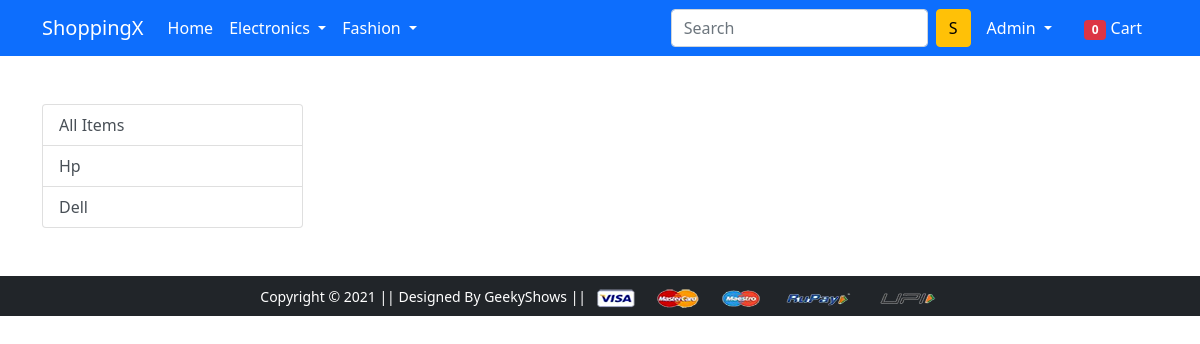
Page /laptop/ (signed in) on the earlier database version.
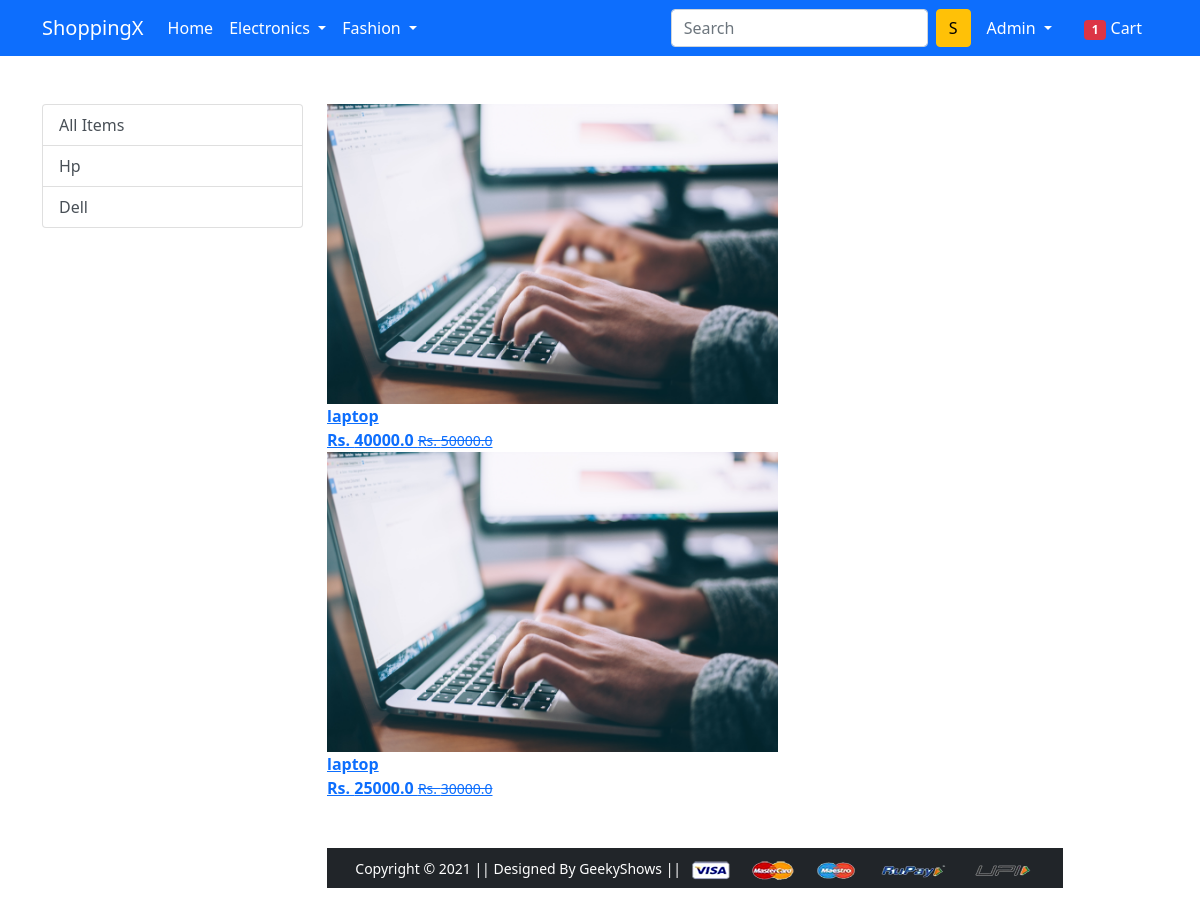
Same page on the later database version.
### app/models.py (models this page shows, shortened)
class Product(models.Model):
    title = models.CharField(max_length=50)
    description = models.CharField(max_length=200)
    selling_price = models.FloatField()
    discounted_price = models.FloatField()
    brand = models.CharField(max_length=100)
    category = models.CharField(choices = CATEGORY_CHOICES,max_length=2)
    product_image = models.ImageField(upload_to='producting')

### app/views.py (the view)
# urls.py: path('laptop/', views.laptop_View.as_view(), name='laptop'),
@method_decorator(login_required, name='dispatch')
class laptop_View(View):
    def get(self, request, data=None):
        totalitem = 0
        if request.user.is_authenticated:
            totalitem = len(Cart.objects.filter(user=request.user))
        if data == None:
            product_laptop = Product.objects.filter(category='L')
        elif data == 'Hp' or data == 'Dell':
            product_laptop = Product.objects.filter(
                category='L').filter(brand=data)
        return render(request, 'app/laptop.html', {'product_laptop': product_laptop,'totalitem':totalitem})

### app/templates/app/laptop.html (shortened to what this page needs)
{% extends 'app/base.html' %}
{% load static %}
{% block main-content %}
<div class="container my-5">
    <div class="row">
        <div class="col-sm-3">
            <div class="list-group">
                <a href="{% url 'laptop' %}" class="list-group-item list-group-item-action" aria-current="true">
                    All Items
                </a>
                <a href="{% url 'laptopdata' 'Hp' %}" class="list-group-item list-group-item-action"
                    aria-current="true">Hp</a>
                <a href="{% url 'laptopdata' 'Dell' %}" class="list-group-item list-group-item-action"
                    aria-current="true">Dell</a>
            </div>
        </div>
        <div class='col-sm-8'>
            <div class="'row">
                {% for product in product_laptop %}
                <div class="'col-sm-4 text mb-4">
                    <a href="{% url 'product-detail' product.id}" class="'btn">
                        <div class="'item">
                            <img src='{{product.product_image.url}}' alt="" height="300"  class="">
                            <div class="fw-bold">{{product.title}}</div>
                            <div class="fw-bold">Rs. {{product.discounted_price}}
                                <small class="fw-light text-decoration-line-through">Rs.
                                    {{product.selling_price}}</small>
                            </div>
                    </a>
                </div>
            </div>
        </div>
    </div>
    {% endblock main-content %}

### app/templates/app/base.html (shortened to what this page needs)
<!doctype html>
{% load static %}
<html lang="en">
  <head>
    <link href="https://cdn.jsdelivr.net/npm/bootstrap@5.0.0-beta1/dist/css/bootstrap.min.css" rel="stylesheet">
    <link rel="stylesheet" href="{% static 'app/css/owl.carousel.min.css' %}">
    <link rel="stylesheet" href="{% static 'app/css/all.min.css' %}">
    <link rel="stylesheet" href="{% static 'app/css/style.css' %}">
  </head>
  <body>
    <nav class="navbar navbar-expand-lg navbar-dark bg-primary">
     <div class="container">
       <a class="navbar-brand" href="/">ShoppingX</a>
       <div class="collapse navbar-collapse" id="navbarSupportedContent">
         <ul class="navbar-nav me-auto mb-2 mb-lg-0">
           <li class="nav-item">
             <a class="nav-link active" aria-current="page" href="/">Home</a>
           </li>
           <li class="nav-item dropdown">
             <a class="nav-link dropdown-toggle text-white" href="#" id="electronicsDropdown" role="button" data-bs-toggle="dropdown" aria-expanded="false">
               Electronics
             </a>
           </li>
           <li class="nav-item dropdown">
             <a class="nav-link dropdown-toggle text-white" href="#" id="fashionDropdown" role="button" data-bs-toggle="dropdown" aria-expanded="false">
               Fashion
             </a>
           </li>
         </ul>
         <form class="d-flex">
           <input class="form-control me-2" type="search" placeholder="Search" aria-label="Search">
           <button class="btn btn-warning" type="submit">S</button>
         </form>
         <div>
          <ul class="navbar-nav me-auto mb-2 mb-lg-0">
            {% if request.user.is_authenticated %}
           <li class="nav-item dropdown mx-2">
              <a class="nav-link dropdown-toggle text-white" href="#" id="profileDropdown" role="button" data-bs-toggle="dropdown" aria-expanded="false">
                {{user|capfirst}}
              </a>
            </li>
            <li class="nav-item mx-2">
             <a href="{% url 'cart' %}" class="nav-link text-white"><span class="badge bg-danger">{{totalitem}}</span> Cart </a>
            </li>
            {% endif %}
          </ul>
         </div>
       </div>
     </div>
    </nav>
    {% block main-content %} {% endblock main-content %}
    <footer class="container-fluid bg-dark text-center p-2 mt-5">
        <small class="text-white">Copyright &copy; 2021 || Designed By GeekyShows || </small>
        <img src="{% static 'app/images/payment.png' %}" alt="" srcset="" class="img-fluid" height="2px">
    </footer>
  </body>
</html>

Differences in the rows shown:
added Product: product_image (picture), title "laptop", discounted_price "40000.0", selling_price "50000.0"
added Product: product_image (picture), title "laptop", discounted_price "25000.0", selling_price "30000.0"
Other differences:
{{ totalitem }}: "0" → "1"
